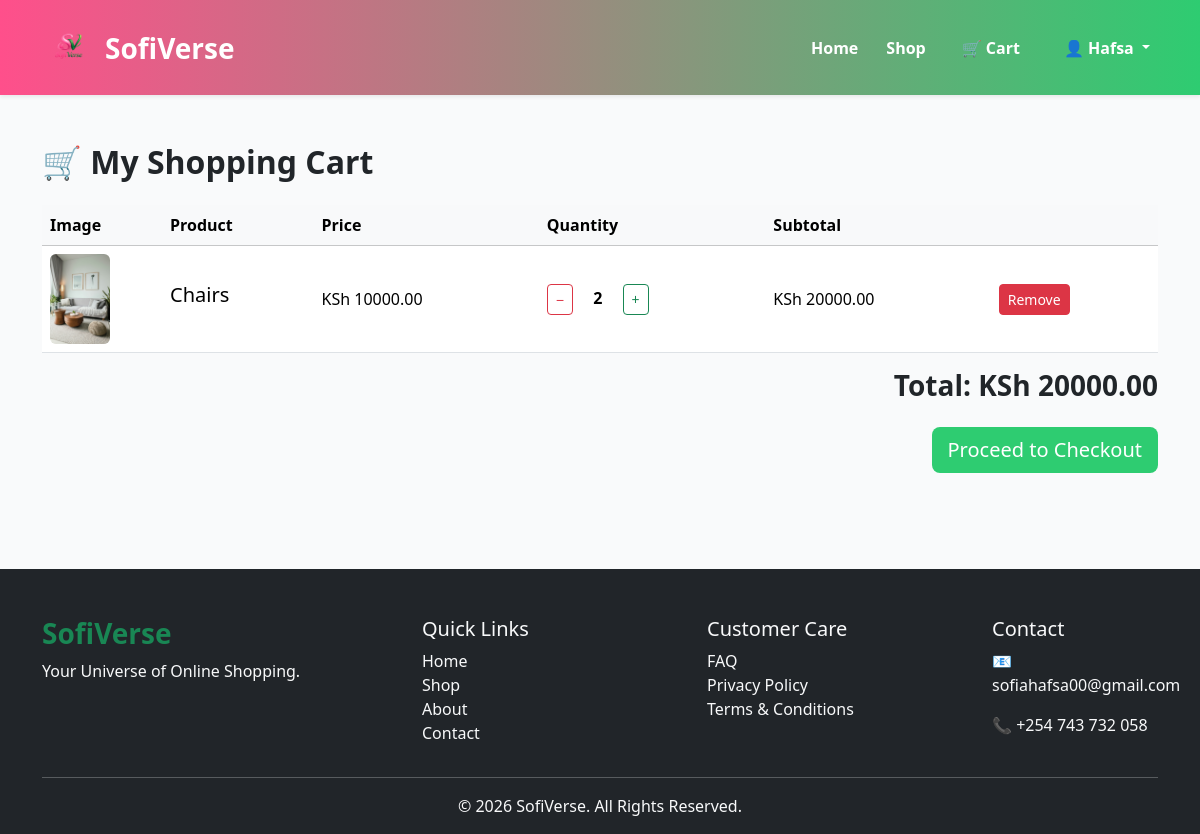
Page /cart/ (signed in) on the earlier database version.
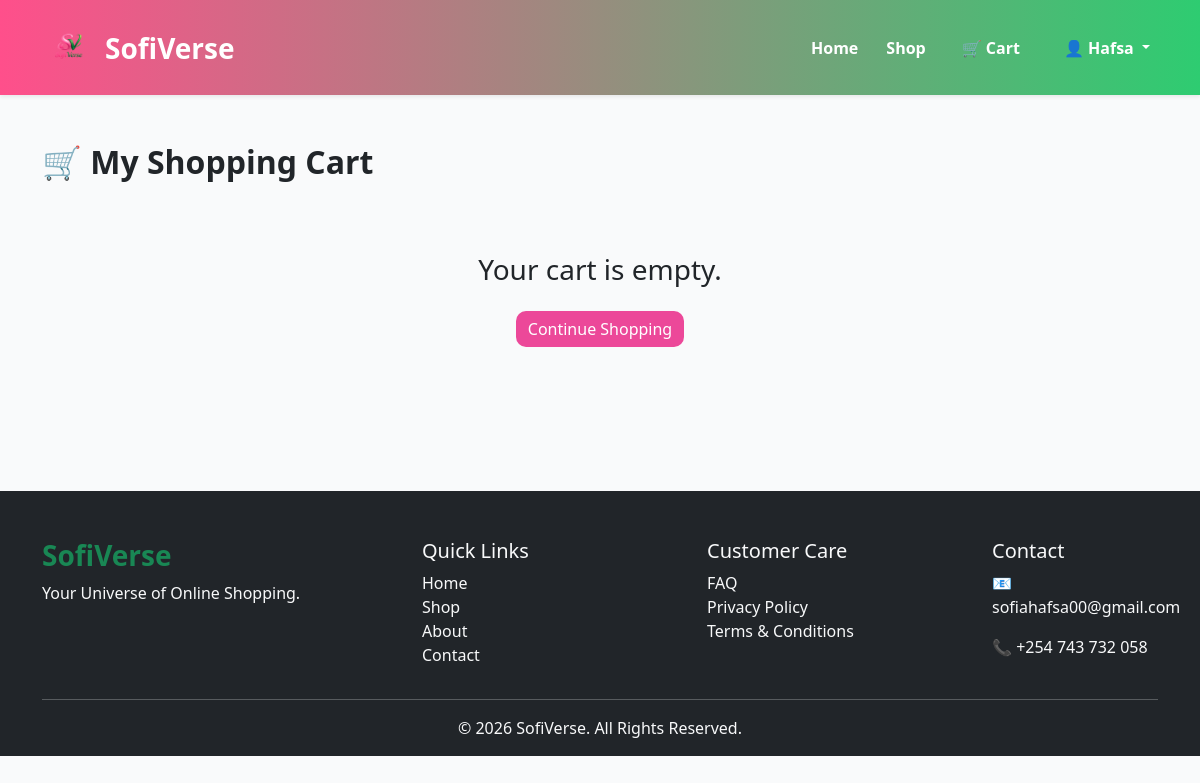
Same page on the later database version.
### cart/models.py (models this page shows, shortened)
class CartItem(models.Model):
    user = models.ForeignKey(User, on_delete=models.CASCADE)
    product = models.ForeignKey(Product, on_delete=models.CASCADE)
    quantity = models.PositiveIntegerField(default=1)
    created_at = models.DateTimeField(auto_now_add=True)
    class Meta:
        unique_together = ('user', 'product')
    @property
    def total_price(self):
        return self.product.price * self.quantity

### products/models.py (models this page shows, shortened)
class Product(models.Model):
    category = models.ForeignKey(
        Category,
        on_delete=models.CASCADE,
        related_name='products'
    )
    name = models.CharField(max_length=200)
    slug = models.SlugField(unique=True)
    description = models.TextField()
    price = models.DecimalField(
        max_digits=10,
        decimal_places=2
    )
    image = models.ImageField(
        upload_to='products/'
    )
    stock = models.PositiveIntegerField(default=0)
    available = models.BooleanField(default=True)
    featured = models.BooleanField(default=False)
    created = models.DateTimeField(auto_now_add=True)

### cart/views.py (the view)
# urls.py: path('', views.cart, name='cart'),
@login_required
def cart(request):
    cart_items = CartItem.objects.filter(
        user=request.user
    )
    total = sum(item.total_price for item in cart_items)
    return render(
        request,
        'cart/cart.html',
        {
            'cart_items': cart_items,
            'total': total
        }
    )

### cart/templates/cart/cart.html (shortened to what this page needs)
{% extends 'base.html' %}
{% block content %}
<div class="container py-5">
<h2 class="fw-bold mb-4">
🛒 My Shopping Cart
</h2>
{% if cart_items %}
<table class="table align-middle">
<thead class="table-light">
<tr>
<th>Image</th>
<th>Product</th>
<th>Price</th>
<th>Quantity</th>
<th>Subtotal</th>
<th></th>
</tr>
</thead>
<tbody>
{% for item in cart_items %}
<tr>
<td width="120">
<img src="{{ item.product.image.url }}"
     class="img-fluid rounded"
     style="height:90px;object-fit:cover;">
</td>
<td>
<h5>{{ item.product.name }}</h5>
</td>
<td>
KSh {{ item.product.price }}
</td>
<td>
<a href="{% url 'decrease_quantity' item.id %}"
class="btn btn-outline-danger btn-sm">
−
</a>
<strong class="mx-3">
{{ item.quantity }}
</strong>
<a href="{% url 'increase_quantity' item.id %}"
class="btn btn-outline-success btn-sm">
+
</a>
</td>
<td>
KSh {{ item.total_price }}
</td>
<td>
<a href="{% url 'remove_item' item.id %}"
class="btn btn-danger btn-sm">
Remove
</a>
</td>
</tr>
{% endfor %}
</tbody>
</table>
<div class="text-end">
<h3 class="fw-bold">
Total: KSh {{ total }}
</h3>
<a href="{% url 'checkout' %}" class="btn btn-success btn-lg mt-3">
    Proceed to Checkout
</a>
</div>
{% else %}
<div class="text-center py-5">
<h3>Your cart is empty.</h3>
<a href="{% url 'home' %}" class="btn btn-sofi mt-3">
Continue Shopping
</a>
</div>
{% endif %}
</div>
{% endblock %}

Differences in the rows shown:
removed CartItem: product.image (picture), product.name "Chairs", product.price "10000.00", quantity "2", total_price "20000.00"
Other differences:
{{ total }}: "20000.00" → (not shown)
text no longer shown: "Image Product Price Quantity Subtotal Total: KSh Proceed to Checkout"
text now shown: "Your cart is empty. Continue Shopping"
